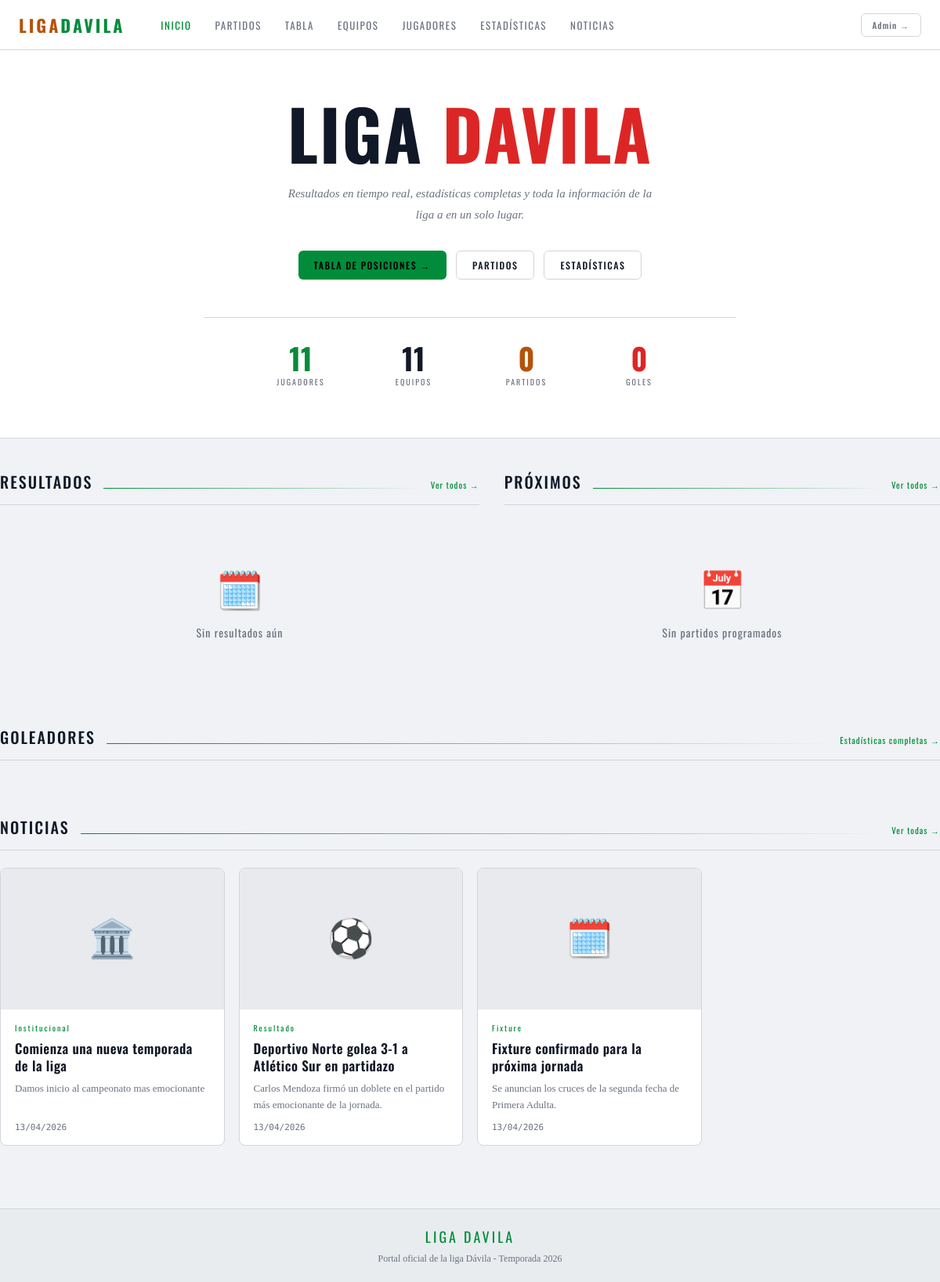
The page / on the database its author committed.
### app/models/__init__.py (models this page shows, shortened)
class Noticia(db.Model):
    __tablename__ = 'noticias'
    id         = db.Column(db.Integer, primary_key=True)
    titulo     = db.Column(db.String(200), nullable=False)
    resumen    = db.Column(db.String(400))
    cuerpo     = db.Column(db.Text, nullable=False)
    imagen_url = db.Column(db.String(300))
    categoria  = db.Column(db.String(30), default='general')
    publicada  = db.Column(db.Boolean, default=False)
    creado_en  = db.Column(db.DateTime, default=datetime.utcnow)
    autor_id   = db.Column(db.Integer, db.ForeignKey('usuarios.id'))
    autor = db.relationship('Usuario', backref='noticias')
    CATEGORIAS = {
        'general':        ('📰', 'General'),
        'resultado':      ('⚽', 'Resultado'),
        'fixture':        ('🗓️', 'Fixture'),
        'disciplina':     ('🟨', 'Disciplina'),
        'transferencia':  ('🔄', 'Transferencia'),
        'institucional':  ('🏛️', 'Institucional'),
    }
    @property
    def categoria_display(self):
        return self.CATEGORIAS.get(self.categoria, ('📰', self.categoria))

### app/routes/public.py (the view)
@public_bp.route('/')
def home():
    ultimos = Partido.query.filter_by(estado='jugado')\
        .order_by(Partido.fecha.desc()).limit(3).all()
    proximos = Partido.query.filter_by(estado='programado')\
        .filter(Partido.fecha >= date.today())\
        .order_by(Partido.fecha.asc()).limit(3).all()
    top_goleadores = db.session.query(
        Jugador, func.count(Actividad.id).label('goles')
    ).join(Actividad, Actividad.jugador_id == Jugador.id)\
     .filter(Actividad.tipo.in_(['gol', 'gol_penal']))\
     .group_by(Jugador.id)\
     .order_by(desc('goles')).limit(5).all()
    total_goles = db.session.query(
        func.count(Actividad.id)
    ).filter(Actividad.tipo.in_(['gol', 'gol_penal'])).scalar() or 0
    total_partidos = Partido.query.filter_by(estado='jugado').count()
    total_equipos  = Equipo.query.filter_by(activo=True).count()
    total_jugadores = Jugador.query.filter_by(activo=True).count()
    series = Serie.query.filter_by(activa=True).order_by(Serie.nombre).all()
    noticias = Noticia.query.filter_by(publicada=True)\
        .order_by(Noticia.creado_en.desc()).limit(3).all()
    return render_template('public/home.html',
        ultimos=ultimos, proximos=proximos,
        top_goleadores=top_goleadores,
        total_goles=total_goles, total_partidos=total_partidos,
        total_equipos=total_equipos, total_jugadores=total_jugadores,
        series=series, noticias=noticias)

### app/templates/public/home.html (shortened to what this page needs)
{% extends 'public/base_public.html' %}
{% block content %}
<section class="hero">
  <div class="container" style="padding-top:64px; padding-bottom:64px;">
    <div class="fade-up" style="text-align:center; max-width:680px; margin:0 auto;">
      <h1 style="font-family:var(--f-title); font-size:clamp(48px,8vw,88px); font-weight:700; line-height:.95; letter-spacing:2px; margin-bottom:22px;">
        LIGA<span style="color:var(--rojo)"> DAVILA</span>
      </h1>
      <p style="font-size:15px; color:var(--muted); line-height:1.8; max-width:480px; margin:0 auto 32px; font-style:italic;">
        Resultados en tiempo real, estadísticas completas y toda la información de la liga a en un solo lugar.
      </p>
      <div style="display:flex; gap:12px; flex-wrap:wrap; justify-content:center; margin-bottom:48px;">
        <a href="{{ url_for('public.tabla') }}" class="btn btn-primary">Tabla de Posiciones →</a>
        <a href="{{ url_for('public.partidos') }}" class="btn btn-outline">Partidos</a>
        <a href="{{ url_for('public.estadisticas') }}" class="btn btn-outline">Estadísticas</a>
      </div>
      <div style="border-top:1px solid var(--borde); padding-top:32px;">
        <div class="hero-quick-stats" style="display:grid; grid-template-columns:repeat(4,1fr); gap:16px; max-width:560px; margin:0 auto;">
          {% for label, val, cls in [
            ('Jugadores', total_jugadores, 'sv-g'),
            ('Equipos',   total_equipos,  'sv-w'),
            ('Partidos',  total_partidos, 'sv-a'),
            ('Goles',     total_goles,    'sv-r')
          ] %}
          <div>
            <div style="font-family:var(--f-title); font-size:38px; font-weight:700; line-height:1;" class="{{ cls }}">{{ val }}</div>
            <div style="font-family:var(--f-title); font-size:10px; letter-spacing:2px; color:var(--muted); text-transform:uppercase; margin-top:4px;">{{ label }}</div>
          </div>
          {% endfor %}
        </div>
      </div>
    </div>
  </div>
</section>
<div class="container page-wrap">
  <div class="results-grid" style="display:grid; grid-template-columns:1.1fr 1fr; gap:32px; margin-bottom:48px;">
    <div>
      <div class="section-head">
        <h2 class="section-title">Resultados</h2>
        <div class="section-line"></div>
        <a href="{{ url_for('public.partidos', estado='jugado') }}" class="section-link">Ver todos →</a>
      </div>
      {% if ultimos %}
        {% for p in ultimos %}
        <a href="{{ url_for('public.partido_detalle', id=p.id) }}" class="match" style="display:block; text-decoration:none; color:inherit;">
          <div class="match-meta">
            <span class="badge b-green">Jugado</span>
            <h3>
              <span>{{ p.serie.codigo }}</span>
              <span>{{ p.fecha.strftime('%d %B %Y') }}</span>
            </h3>
          </div>
          <div class="match-body">
            <div class="match-team">
              <div style="display:flex;align-items:center;gap:8px;">
                <div style="width:10px;height:10px;border-radius:50%;background:{{ p.equipo_local.color }}"></div>
                <div class="match-name">{{ p.equipo_local.nombre }}</div>
              </div>
            </div>
            <div class="match-score">{{ p.goles_local }}<span style="font-size:20px;color:#9ca3af;margin:0 4px">·</span>{{ p.goles_visita }}</div>
            <div class="match-team" style="text-align:right;">
              <div style="display:flex;align-items:center;gap:8px;justify-content:flex-end;">
                <div class="match-name">{{ p.equipo_visita.nombre }}</div>
                <div style="width:10px;height:10px;border-radius:50%;background:{{ p.equipo_visita.color }}"></div>
              </div>
            </div>
          </div>
        </a>
        {% endfor %}
      {% else %}
        <div class="empty"><div class="empty-icon">🗓️</div><div class="empty-text">Sin resultados aún</div></div>
      {% endif %}
    </div>
    <div>
      <div class="section-head">
        <h2 class="section-title">Próximos</h2>
        <div class="section-line"></div>
        <a href="{{ url_for('public.partidos', estado='programado') }}" class="section-link">Ver todos →</a>
      </div>
      {% if proximos %}
        {% for p in proximos %}
        <div class="match">
          <div class="match-meta">
            <span class="badge b-gray">Programado</span>
            <h3>
              <span>{{ p.serie.codigo }}</span>
              <span>{{ p.fecha.strftime('%d %B') }}{% if p.hora %} · {{ p.hora.strftime('%H:%M') }}{% endif %}</span>
              {% if p.cancha %}<span>📍 {{ p.cancha }}</span>{% endif %}
            </h3>
          </div>
          <div class="match-body">
            <div class="match-team">
              <div style="display:flex;align-items:center;gap:8px;">
                <div style="width:10px;height:10px;border-radius:50%;background:{{ p.equipo_local.color }}"></div>
                <div class="match-name">{{ p.equipo_local.nombre }}</div>
              </div>
            </div>
            <div class="match-score pending">vs</div>
            <div class="match-team" style="text-align:right;">
              <div style="display:flex;align-items:center;gap:8px;justify-content:flex-end;">
                <div class="match-name">{{ p.equipo_visita.nombre }}</div>
                <div style="width:10px;height:10px;border-radius:50%;background:{{ p.equipo_visita.color }}"></div>
              </div>
            </div>
          </div>
        </div>
        {% endfor %}
      {% else %}
        <div class="empty"><div class="empty-icon">📅</div><div class="empty-text">Sin partidos programados</div></div>
      {% endif %}
    </div>
  </div>
  <div style="margin-bottom:48px;">
    <div class="section-head">
      <h2 class="section-title">Goleadores</h2>
      <div class="section-line"></div>
      <a href="{{ url_for('public.estadisticas') }}" class="section-link">Estadísticas completas →</a>
    </div>
  </div>
  {% if noticias %}
  <div>
    <div class="section-head">
      <h2 class="section-title">Noticias</h2>
      <div class="section-line"></div>
      <a href="{{ url_for('public.noticias') }}" class="section-link">Ver todas →</a>
    </div>
    <div class="news-grid">
      {% for n in noticias %}
      <a href="{{ url_for('public.noticia_detalle', id=n.id) }}" class="news-card">
        {% if n.imagen_url %}
        <img src="{{ n.imagen_url }}" class="news-img" alt="{{ n.titulo }}" onerror="this.style.display='none'">
        {% else %}
        <div class="news-img">{{ n.categoria_display[0] }}</div>
        {% endif %}
        <div class="news-body">
          <div class="news-cat">{{ n.categoria_display[1] }}</div>
          <div class="news-title">{{ n.titulo }}</div>
          {% if n.resumen %}<div class="news-excerpt">{{ n.resumen }}</div>{% endif %}
          <div class="news-date">{{ n.creado_en.strftime('%d/%m/%Y') }}</div>
        </div>
      </a>
      {% endfor %}
    </div>
  </div>
  {% endif %}
</div>
{% endblock %}

### app/templates/public/base_public.html (style rules this page uses)
*, *::before, *::after { box-sizing: border-box; margin: 0; padding: 0; }
:root { --negro: #f0f2f5; --carbon: #ffffff; --grafito: #e8eaed; --borde: #d1d5db; --texto: #111827; --muted: #6b7280; --verde: #008c3a; --amarillo: #f5f505e2; --verde-dim: #d1fae5; --acento: #b45309; --rojo: #dc2626; --azul: #1d4ed8; --f-title: 'Oswald', sans-serif; --f-body: 'Source Serif 4', serif; --f-mono: 'DM Mono', monospace; --nav-h: 64px; --max-w: 1200px; --radius: 8px; }
html { scroll-behavior: smooth; }
body { font-family: var(--f-body); background: var(--negro); color: var(--texto); min-height: 100vh; }
.container { max-width: var(--max-w); margin: 0 auto; padding: 0 24px; }
.page-wrap { padding: 40px 0 80px; }
.hero { background: var(--carbon); border-bottom: 1px solid var(--borde); padding: 0; overflow: hidden; position: relative; }
.hero::before { content: ''; position: absolute; inset: 0; pointer-events: none; }
.section-head { display: flex; align-items: baseline; gap: 14px; margin-bottom: 22px; padding-bottom: 14px; border-bottom: 1px solid var(--borde); }
.section-title { font-family: var(--f-title); font-size: 20px; font-weight: 500; letter-spacing: 2px; text-transform: uppercase; }
.section-line { flex: 1; height: 1px; background: linear-gradient(90deg, var(--verde), transparent); }
.section-link { font-family: var(--f-title); font-size: 11px; letter-spacing: 1px; color: var(--verde); text-decoration: none; border-bottom: 1px solid transparent; }
.btn { font-family: var(--f-title); font-weight: 500; letter-spacing: 1.5px; text-transform: uppercase; font-size: 12px; padding: 9px 20px; border-radius: 6px; cursor: pointer; border: none; text-decoration: none; display: inline-flex; align-items: center; gap: 7px; transition: all .15s; }
.btn-primary { background: var(--verde); color: #000; }
.btn-outline { background: transparent; color: var(--texto); border: 1px solid var(--borde); }
.news-grid { display: grid; grid-template-columns: repeat(auto-fill, minmax(280px, 1fr)); gap: 18px; }
.news-card { background: var(--carbon); border: 1px solid var(--borde); border-radius: var(--radius); overflow: hidden; text-decoration: none; color: inherit; transition: border-color .2s; display: flex; flex-direction: column; }
.news-img { width: 100%; height: 180px; object-fit: cover; background: var(--grafito); display: flex; align-items: center; justify-content: center; font-size: 48px; }
.news-body { padding: 16px 18px; flex: 1; display: flex; flex-direction: column; }
.news-cat { font-family: var(--f-title); font-size: 10px; letter-spacing: 2px; color: var(--verde); margin-bottom: 8px; }
.news-title { font-family: var(--f-title); font-size: 17px; font-weight: 600; letter-spacing: .5px; line-height: 1.3; margin-bottom: 8px; }
.news-excerpt { font-size: 13px; color: var(--muted); line-height: 1.6; flex: 1; }
.news-date { font-size: 11px; color: var(--muted); margin-top: 12px; font-family: var(--f-mono); }
.sv-g { color: var(--verde); }
.sv-a { color: var(--acento); }
.sv-r { color: var(--rojo); }
.sv-w { color: var(--texto); }
.empty { text-align: center; padding: 60px 20px; color: var(--muted); }
.empty-icon { font-size: 48px; margin-bottom: 14px; }
.empty-text { font-family: var(--f-title); font-size: 14px; letter-spacing: 1px; }
.fade-up { animation: fadeUp .5s ease both; }

### rows shown on the page
Noticia: categoria "🏛️", categoria "Institucional", titulo "Comienza una nueva temporada de la liga", resumen "Damos inicio al campeonato mas emocionante", creado_en "13/04/2026"
Noticia: categoria "⚽", categoria "Resultado", titulo "Deportivo Norte golea 3-1 a Atlético Sur en partidazo", resumen "Carlos Mendoza firmó un doblete en el partido más emocionante de la jornada.", creado_en "13/04/2026"
Noticia: categoria "🗓️", categoria "Fixture", titulo "Fixture confirmado para la próxima jornada", resumen "Se anuncian los cruces de la segunda fecha de Primera Adulta.", creado_en "13/04/2026"

### other values the page prints
{{ val }} "11" "11" "0" "0"
{{ label }} "JUGADORES" "EQUIPOS" "PARTIDOS" "GOLES"
